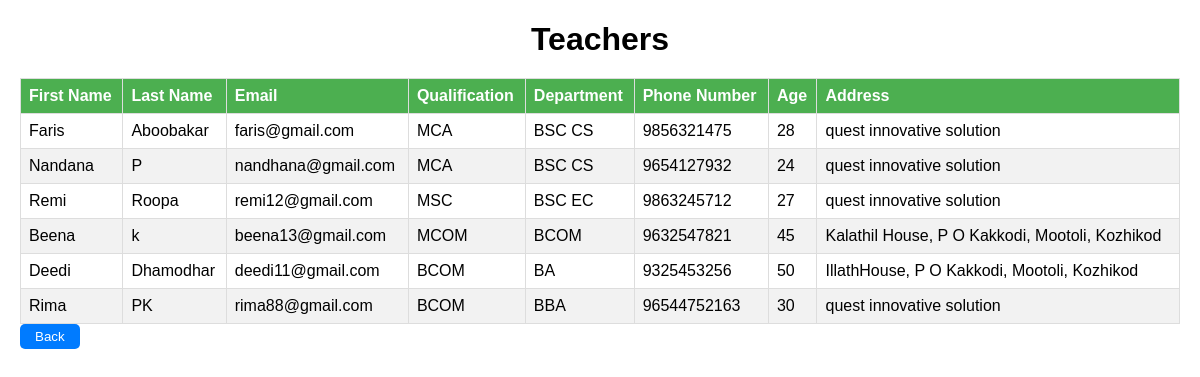
/teacher_view/, run on the app's committed database.
### Home/models.py (models this page shows, shortened)
class Teacher(models.Model):
    user = models.OneToOneField(User, on_delete=models.CASCADE)
    department = models.ForeignKey(Department, on_delete=models.CASCADE)
    first_name = models.CharField(max_length=50)
    last_name = models.CharField(max_length=50)
    qualification=models.CharField(max_length=50)
    email = models.EmailField(max_length=50)
    phone_number = models.IntegerField()
    age = models.IntegerField()
    address = models.CharField(max_length=50)

class Department(models.Model):
    Department_name=models.CharField(max_length=50)

### Home/views.py (the view)
# urls.py: path('teacher_view/',views.teacher_view,name='teacher_view'),
def teacher_view(request):
    teachers = Teacher.objects.all()
    return render(request, 'view_teacher.html', {'teachers': teachers})

### Home/templates/view_teacher.html (shortened to what this page needs)
<!DOCTYPE html>
<html>
<head>
</head>
<body>
    <h1>Teachers</h1>
    <table border="1px" width="50%">
        <thead>
            <tr>
                <th>First Name</th>
                <th>Last Name</th>
                <th>Email</th>
                <th>Qualification</th>
                <th>Department</th>
                <th>Phone Number</th>
                <th>Age</th>
                <th>Address</th>
            </tr>
        </thead>
        <tbody>
            {% for teacher in teachers %}
            <tr>
                <td>{{ teacher.first_name }}</td>
                <td>{{ teacher.last_name }}</td>
                <td>{{ teacher.email }}</td>
                <td>{{ teacher.qualification }}</td>
                <td>{{ teacher.department.Department_name }}</td>
                <td>{{ teacher.phone_number }}</td>
                <td>{{ teacher.age }}</td>
                <td>{{ teacher.address }}</td>
            </tr>
            {% endfor %}
        </tbody>
    </table>
    <a href="/home/"><button>Back</button></a>
</body>
</html>

### Home/templates/view_teacher.html (style rules this page uses)
body { font-family: Arial, sans-serif; margin: 20px; }
h1 { text-align: center; margin-bottom: 20px; }
table { width: 100%; border-collapse: collapse; margin: auto; }
th, td { border: 1px solid #ddd; padding: 8px; text-align: left; }
th { background-color: #4CAF50; color: white; }
tr:nth-child(even) { background-color: #f2f2f2; }
button { padding: 5px 15px; background-color: #007bff; border: none; color: white; cursor: pointer; border-radius: 5px; }

### data on the page
Teacher: first_name "Faris", last_name "Aboobakar", email "faris@gmail.com", qualification "MCA", department.Department_name "BSC CS", phone_number "9856321475", age "28", address "quest innovative solution"
Teacher: first_name "Nandana", last_name "P", email "nandhana@gmail.com", qualification "MCA", department.Department_name "BSC CS", phone_number "9654127932", age "24", address "quest innovative solution"
Teacher: first_name "Remi", last_name "Roopa", email "remi12@gmail.com", qualification "MSC", department.Department_name "BSC EC", phone_number "9863245712", age "27", address "quest innovative solution"
Teacher: first_name "Beena", last_name "k", email "beena13@gmail.com", qualification "MCOM", department.Department_name "BCOM", phone_number "9632547821", age "45", address "Kalathil House, P O Kakkodi, Mootoli, Kozhikod"
Teacher: first_name "Deedi", last_name "Dhamodhar", email "deedi11@gmail.com", qualification "BCOM", department.Department_name "BA", phone_number "9325453256", age "50", address "IllathHouse, P O Kakkodi, Mootoli, Kozhikod"
Teacher: first_name "Rima", last_name "PK", email "rima88@gmail.com", qualification "BCOM", department.Department_name "BBA", phone_number "96544752163", age "30", address "quest innovative solution"
